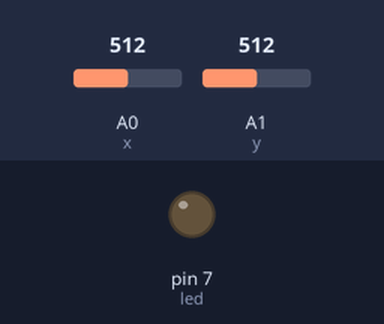
This sketch was run on a simulated Arduino Uno, built with avr-gcc and run on an emulated ATmega328P. Shown: output pins drawn as LEDs (lit = HIGH). The test bench sets the inputs (shaded band); at power-on: A0 (x) = 512, A1 (y) = 512.

Above: at 1.2 s.
1.3 s: A0 (x) set to 486
At 2.1 s:
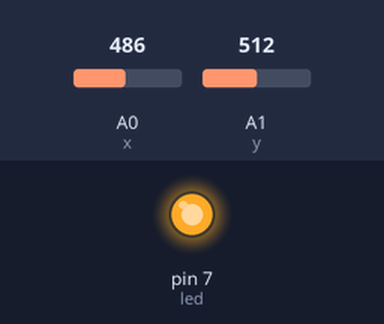
4.3 s: A0 (x) set to 505
At 4.8 s:
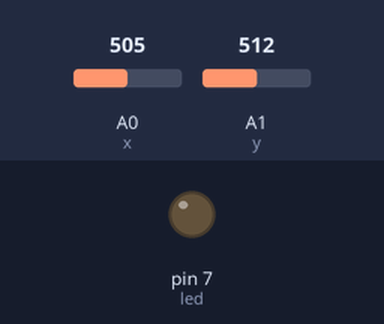
5.8 s: A0 (x) set to 485
At 6.6 s:
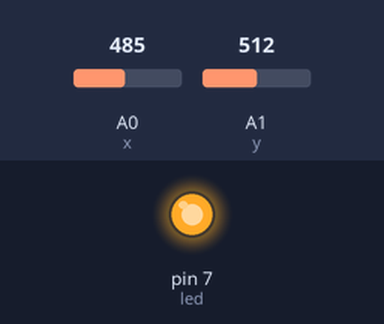
8.8 s: A0 (x) set to 511
At 9.4 s:
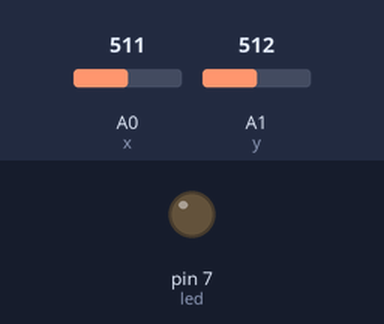
Timing chart, 0 to 11.3 s (numbered marks = the images above; inputs shaded):
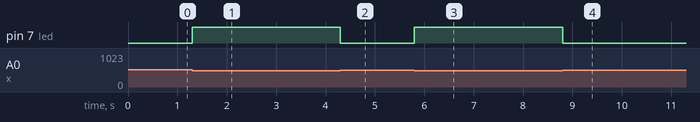

Measured:
- the behaviour switches between 495 and 494 on A0 (x) (found by bisection; images 0 and 1)
- after the input at 1.3 s, pin 7 (led): LOW → HIGH at once
- after the input at 4.3 s, pin 7 (led): HIGH → LOW at once
- after the input at 5.8 s, pin 7 (led): LOW → HIGH at once
- after the input at 8.8 s, pin 7 (led): HIGH → LOW at once

The sketch:

joystick_test.ino
```cpp
#define x   A0 // analog pin connected to X output
#define y   A1   // analog pin connected to Y output
#define led 7

void setup() {
  pinMode(led, OUTPUT);
}

void loop() {
  if (analogRead(x) > 515 || analogRead(x) < 495 || analogRead(y) > 515 || analogRead(y) < 495) {
    digitalWrite(led, HIGH);
    delay(1000);
    digitalWrite(led, LOW);
  }
}
```
